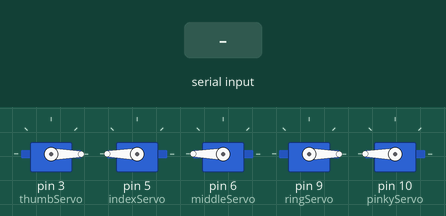
The sketch below on a simulated Arduino Uno, built with avr-gcc and run on an emulated ATmega328P. On the bench: 5 × servo. The test bench sets the inputs (shaded band).

Above: at 2.2 s.
2.3 s: "THUMB:150\n" received over Serial
At 3.5 s:
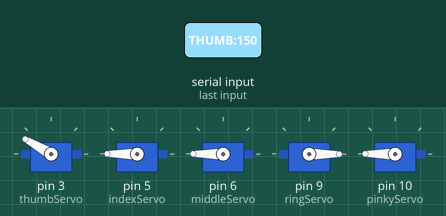
3.8 s: "INDEX:1\n" received over Serial
At 4.7 s:
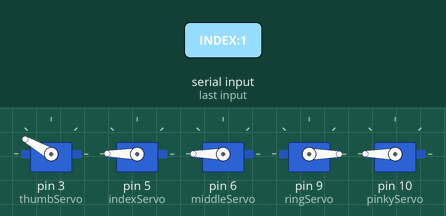
5.3 s: "THUMB:1\n" received over Serial
At 5.8 s:
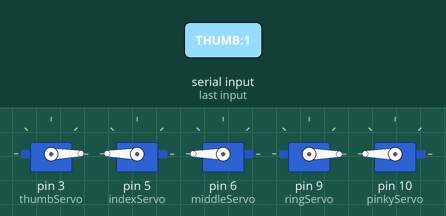
6.8 s: "INDEX:150\n" received over Serial
At 8.0 s:
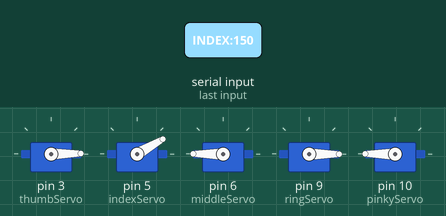
8.3 s: "MIDDLE:1\n" received over Serial
At 9.4 s:
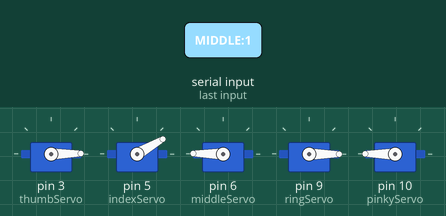
9.8 s: "MIDDLE:150\n" received over Serial
At 10.5 s:
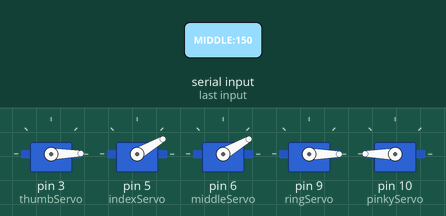
Timing chart, 0 to 12.3 s (numbered marks = the images above; inputs shaded):
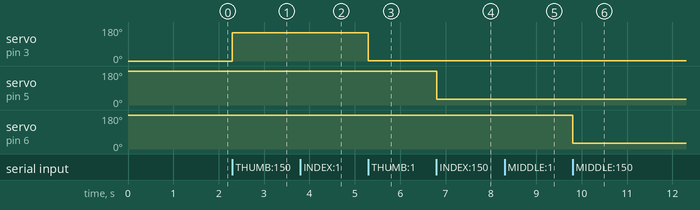

The sketch:

Robotic_Hand.ino
```cpp
#include <Servo.h>

Servo thumbServo;
Servo indexServo;
Servo middleServo;
Servo ringServo;
Servo pinkyServo;


void setup() {

  Serial.begin(115200);

  thumbServo.attach(3);
  indexServo.attach(5);
  middleServo.attach(6);
  ringServo.attach(9);
  pinkyServo.attach(10);


  // Start with hand OPEN
  thumbServo.write(0);            // normal
  indexServo.write(180);           // reversed
  middleServo.write(180);          // reversed
  ringServo.write(0);              // normal
  pinkyServo.write(180);            // reversed

  delay(1000);
}


void loop() {

  if (Serial.available()) {

    String command = Serial.readStringUntil('\n');

    int separator = command.indexOf(':');

    if (separator != -1) {

      String finger = command.substring(0, separator);
      int angle = command.substring(separator + 1).toInt();


      // Thumb normal
      if (finger == "THUMB") {
        thumbServo.write(angle);
      }

      // Index reversed
      else if (finger == "INDEX") {
        indexServo.write(180 - angle);
      }

      // Middle reversed
      else if (finger == "MIDDLE") {
        middleServo.write(180 - angle);
      }

      // Ring normal
      else if (finger == "RING") {
        ringServo.write(angle);
      }

      // Pinky reversed
      else if (finger == "PINKY") {
        pinkyServo.write(180 - angle);
      }

    }
  }
}
```

Measured:
- after the input at 2.3 s, servo on pin 3 (thumbServo): 0° → 150° at once
- after the input at 3.8 s, servo on pin 5 (indexServo): 180° → 179° at once
- after the input at 5.3 s, servo on pin 3 (thumbServo): 150° → 1° at once
- after the input at 6.8 s, servo on pin 5 (indexServo): 179° → 30° at once
- after the input at 8.3 s, servo on pin 6 (middleServo): 180° → 179° at once
- after the input at 9.8 s, servo on pin 6 (middleServo): 179° → 30° at once
